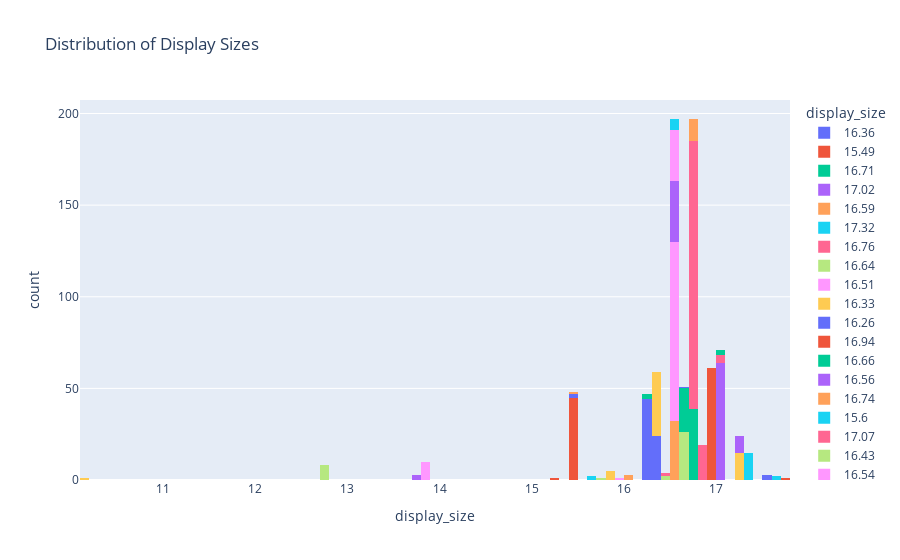

Notebook source saved alongside this figure:
### Markdown cell above
# Distribution of Display Sizes

### Code cell
fig = px.histogram(df, x='display_size', title='Distribution of Display Sizes',color= "display_size")
fig.show()

### Figure 1 — Plotly figure (JSON) as saved in the notebook; plotly's stock layout.template omitted (floating-point values rounded to 4 significant figures; data arrays with more than 128 entries replaced by an {"elided": "..."} marker saying what was removed)
{"data": [{"bingroup": "x", "hovertemplate": "display_size=%{x}<br>count=%{y}<extra></extra>", "legendgroup": "16.36", "marker": {"color": "#636efa", "pattern": {"shape": ""}}, "name": "16.36", "orientation": "v", "showlegend": true, "type": "histogram", "x": [16.36, 16.36, 16.36, 16.36, 16.36, 16.36, 16.36, 16.36, 16.36, 16.36, 16.36, 16.36, 16.36, 16.36, 16.36, 16.36, 16.36, 16.36, 16.36, 16.36, 16.36, 16.36, 16.36, 16.36], "xaxis": "x", "yaxis": "y"}, {"bingroup": "x", "hovertemplate": "display_size=%{x}<br>count=%{y}<extra></extra>", "legendgroup": "15.49", "marker": {"color": "#EF553B", "pattern": {"shape": ""}}, "name": "15.49", "orientation": "v", "showlegend": true, "type": "histogram", "x": [15.49, 15.49, 15.49, 15.49, 15.49, 15.49, 15.49, 15.49, 15.49, 15.49, 15.49, 15.49, 15.49, 15.49, 15.49, 15.49, 15.49, 15.49, 15.49, 15.49, 15.49, 15.49, 15.49, 15.49, 15.49, 15.49, 15.49, 15.49, 15.49, 15.49, 15.49, 15.49, 15.49, 15.49, 15.49, 15.49, 15.49, 15.49, 15.49, 15.49, 15.49, 15.49, 15.49, 15.49, 15.49], "xaxis": "x", "yaxis": "y"}, {"bingroup": "x", "hovertemplate": "display_size=%{x}<br>count=%{y}<extra></extra>", "legendgroup": "16.71", "marker": {"color": "#00cc96", "pattern": {"shape": ""}}, "name": "16.71", "orientation": "v", "showlegend": true, "type": "histogram", "x": [16.71, 16.71, 16.71, 16.71, 16.71, 16.71, 16.71, 16.71, 16.71, 16.71, 16.71, 16.71, 16.71, 16.71, 16.71, 16.71, 16.71, 16.71, 16.71, 16.71, 16.71, 16.71, 16.71, 16.71, 16.71, 16.71, 16.71, 16.71, 16.71, 16.71, 16.71, 16.71, 16.71, 16.71, 16.71, 16.71, 16.71, 16.71, 16.71], "xaxis": "x", "yaxis": "y"}, {"bingroup": "x", "hovertemplate": "display_size=%{x}<br>count=%{y}<extra></extra>", "legendgroup": "17.02", "marker": {"color": "#ab63fa", "pattern": {"shape": ""}}, "name": "17.02", "orientation": "v", "showlegend": true, "type": "histogram", "x": [17.02, 17.02, 17.02, 17.02, 17.02, 17.02, 17.02, 17.02, 17.02, 17.02, 17.02, 17.02, 17.02, 17.02, 17.02, 17.02, 17.02, 17.02, 17.02, 17.02, 17.02, 17.02, 17.02, 17.02, 17.02, 17.02, 17.02, 17.02, 17.02, 17.02, 17.02, 17.02, 17.02, 17.02, 17.02, 17.02, 17.02, 17.02, 17.02, 17.02, 17.02, 17.02, 17.02, 17.02, 17.02, 17.02, 17.02, 17.02, 17.02, 17.02, 17.02, 17.02, 17.02, 17.02, 17.02, 17.02, 17.02, 17.02, 17.02, 17.02, 17.02, 17.02, 17.02, 17.02], "xaxis": "x", "yaxis": "y"}, {"bingroup": "x", "hovertemplate": "display_size=%{x}<br>count=%{y}<extra></extra>", "legendgroup": "16.59", "marker": {"color": "#FFA15A", "pattern": {"shape": ""}}, "name": "16.59", "orientation": "v", "showlegend": true, "type": "histogram", "x": [16.59, 16.59, 16.59, 16.59, 16.59, 16.59, 16.59, 16.59, 16.59, 16.59, 16.59, 16.59, 16.59, 16.59, 16.59, 16.59, 16.59, 16.59, 16.59, 16.59, 16.59, 16.59, 16.59, 16.59, 16.59, 16.59, 16.59, 16.59, 16.59, 16.59, 16.59, 16.59], "xaxis": "x", "yaxis": "y"}, {"bingroup": "x", "hovertemplate": "display_size=%{x}<br>count=%{y}<extra></extra>", "legendgroup": "17.32", "marker": {"color": "#19d3f3", "pattern": {"shape": ""}}, "name": "17.32", "orientation": "v", "showlegend": true, "type": "histogram", "x": [17.32, 17.32, 17.32, 17.32, 17.32, 17.32, 17.32, 17.32, 17.32, 17.32, 17.32, 17.32, 17.32, 17.32, 17.32], "xaxis": "x", "yaxis": "y"}, {"bingroup": "x", "hovertemplate": "display_size=%{x}<br>count=%{y}<extra></extra>", "legendgroup": "16.76", "marker": {"color": "#FF6692", "pattern": {"shape": ""}}, "name": "16.76", "orientation": "v", "showlegend": true, "type": "histogram", "x": {"elided": "146 float values"}, "xaxis": "x", "yaxis": "y"}, {"bingroup": "x", "hovertemplate": "display_size=%{x}<br>count=%{y}<extra></extra>", "legendgroup": "16.64", "marker": {"color": "#B6E880", "pattern": {"shape": ""}}, "name": "16.64", "orientation": "v", "showlegend": true, "type": "histogram", "x": [16.64, 16.64, 16.64, 16.64, 16.64, 16.64, 16.64, 16.64, 16.64, 16.64, 16.64, 16.64, 16.64, 16.64, 16.64, 16.64, 16.64, 16.64, 16.64, 16.64, 16.64, 16.64, 16.64, 16.64, 16.64, 16.64], "xaxis": "x", "yaxis": "y"}, {"bingroup": "x", "hovertemplate": "display_size=%{x}<br>count=%{y}<extra></extra>", "legendgroup": "16.51", "marker": {"color": "#FF97FF", "pattern": {"shape": ""}}, "name": "16.51", "orientation": "v", "showlegend": true, "type": "histogram", "x": [16.51, 16.51, 16.51, 16.51, 16.51, 16.51, 16.51, 16.51, 16.51, 16.51, 16.51, 16.51, 16.51, 16.51, 16.51, 16.51, 16.51, 16.51, 16.51, 16.51, 16.51, 16.51, 16.51, 16.51, 16.51, 16.51, 16.51, 16.51, 16.51, 16.51, 16.51, 16.51, 16.51, 16.51, 16.51, 16.51, 16.51, 16.51, 16.51, 16.51, 16.51, 16.51, 16.51, 16.51, 16.51, 16.51, 16.51, 16.51, 16.51, 16.51, 16.51, 16.51, 16.51, 16.51, 16.51, 16.51, 16.51, 16.51, 16.51, 16.51, 16.51, 16.51, 16.51, 16.51, 16.51, 16.51, 16.51, 16.51, 16.51, 16.51, 16.51, 16.51, 16.51, 16.51, 16.51, 16.51, 16.51, 16.51, 16.51, 16.51, 16.51, 16.51, 16.51, 16.51, 16.51, 16.51, 16.51, 16.51, 16.51, 16.51, 16.51, 16.51, 16.51, 16.51, 16.51, 16.51, 16.51, 16.51], "xaxis": "x", "yaxis": "y"}, {"bingroup": "x", "hovertemplate": "display_size=%{x}<br>count=%{y}<extra></extra>", "legendgroup": "16.33", "marker": {"color": "#FECB52", "pattern": {"shape": ""}}, "name": "16.33", "orientation": "v", "showlegend": true, "type": "histogram", "x": [16.33, 16.33, 16.33, 16.33, 16.33, 16.33, 16.33, 16.33, 16.33, 16.33, 16.33, 16.33, 16.33, 16.33, 16.33, 16.33, 16.33, 16.33, 16.33, 16.33, 16.33, 16.33, 16.33, 16.33, 16.33, 16.33, 16.33, 16.33, 16.33, 16.33, 16.33, 16.33, 16.33, 16.33, 16.33], "xaxis": "x", "yaxis": "y"}, {"bingroup": "x", "hovertemplate": "display_size=%{x}<br>count=%{y}<extra></extra>", "legendgroup": "16.26", "marker": {"color": "#636efa", "pattern": {"shape": ""}}, "name": "16.26", "orientation": "v", "showlegend": true, "type": "histogram", "x": [16.26, 16.26, 16.26, 16.26, 16.26, 16.26, 16.26, 16.26, 16.26, 16.26, 16.26, 16.26, 16.26, 16.26, 16.26, 16.26, 16.26, 16.26, 16.26, 16.26, 16.26, 16.26, 16.26, 16.26, 16.26, 16.26, 16.26, 16.26, 16.26, 16.26, 16.26, 16.26, 16.26, 16.26, 16.26, 16.26, 16.26, 16.26, 16.26, 16.26, 16.26, 16.26, 16.26, 16.26], "xaxis": "x", "yaxis": "y"}, {"bingroup": "x", "hovertemplate": "display_size=%{x}<br>count=%{y}<extra></extra>", "legendgroup": "16.94", "marker": {"color": "#EF553B", "pattern": {"shape": ""}}, "name": "16.94", "orientation": "v", "showlegend": true, "type": "histogram", "x": [16.94, 16.94, 16.94, 16.94, 16.94, 16.94, 16.94, 16.94, 16.94, 16.94, 16.94, 16.94, 16.94, 16.94, 16.94, 16.94, 16.94, 16.94, 16.94, 16.94, 16.94, 16.94, 16.94, 16.94, 16.94, 16.94, 16.94, 16.94, 16.94, 16.94, 16.94, 16.94, 16.94, 16.94, 16.94, 16.94, 16.94, 16.94, 16.94, 16.94, 16.94, 16.94, 16.94, 16.94, 16.94, 16.94, 16.94, 16.94, 16.94, 16.94, 16.94, 16.94, 16.94, 16.94, 16.94, 16.94], "xaxis": "x", "yaxis": "y"}, {"bingroup": "x", "hovertemplate": "display_size=%{x}<br>count=%{y}<extra></extra>", "legendgroup": "16.66", "marker": {"color": "#00cc96", "pattern": {"shape": ""}}, "name": "16.66", "orientation": "v", "showlegend": true, "type": "histogram", "x": [16.66, 16.66, 16.66, 16.66, 16.66, 16.66, 16.66, 16.66, 16.66, 16.66, 16.66, 16.66, 16.66, 16.66, 16.66, 16.66, 16.66, 16.66, 16.66, 16.66, 16.66, 16.66, 16.66, 16.66], "xaxis": "x", "yaxis": "y"}, {"bingroup": "x", "hovertemplate": "display_size=%{x}<br>count=%{y}<extra></extra>", "legendgroup": "16.56", "marker": {"color": "#ab63fa", "pattern": {"shape": ""}}, "name": "16.56", "orientation": "v", "showlegend": true, "type": "histogram", "x": [16.56, 16.56, 16.56, 16.56, 16.56, 16.56, 16.56, 16.56, 16.56, 16.56, 16.56, 16.56, 16.56, 16.56, 16.56, 16.56, 16.56, 16.56, 16.56, 16.56, 16.56, 16.56, 16.56, 16.56, 16.56, 16.56, 16.56, 16.56, 16.56, 16.56, 16.56, 16.56, 16.56], "xaxis": "x", "yaxis": "y"}, {"bingroup": "x", "hovertemplate": "display_size=%{x}<br>count=%{y}<extra></extra>", "legendgroup": "16.74", "marker": {"color": "#FFA15A", "pattern": {"shape": ""}}, "name": "16.74", "orientation": "v", "showlegend": true, "type": "histogram", "x": [16.74, 16.74, 16.74, 16.74, 16.74, 16.74, 16.74, 16.74, 16.74, 16.74, 16.74, 16.74], "xaxis": "x", "yaxis": "y"}, {"bingroup": "x", "hovertemplate": "display_size=%{x}<br>count=%{y}<extra></extra>", "legendgroup": "15.6", "marker": {"color": "#19d3f3", "pattern": {"shape": ""}}, "name": "15.6", "orientation": "v", "showlegend": true, "type": "histogram", "x": [15.6, 15.6], "xaxis": "x", "yaxis": "y"}, {"bingroup": "x", "hovertemplate": "display_size=%{x}<br>count=%{y}<extra></extra>", "legendgroup": "17.07", "marker": {"color": "#FF6692", "pattern": {"shape": ""}}, "name": "17.07", "orientation": "v", "showlegend": true, "type": "histogram", "x": [17.07, 17.07, 17.07, 17.07], "xaxis": "x", "yaxis": "y"}, {"bingroup": "x", "hovertemplate": "display_size=%{x}<br>count=%{y}<extra></extra>", "legendgroup": "16.43", "marker": {"color": "#B6E880", "pattern": {"shape": ""}}, "name": "16.43", "orientation": "v", "showlegend": true, "type": "histogram", "x": [16.43, 16.43], "xaxis": "x", "yaxis": "y"}, {"bingroup": "x", "hovertemplate": "display_size=%{x}<br>count=%{y}<extra></extra>", "legendgroup": "16.54", "marker": {"color": "#FF97FF", "pattern": {"shape": ""}}, "name": "16.54", "orientation": "v", "showlegend": true, "type": "histogram", "x": [16.54, 16.54, 16.54, 16.54, 16.54, 16.54, 16.54, 16.54, 16.54, 16.54, 16.54, 16.54, 16.54, 16.54, 16.54, 16.54, 16.54, 16.54, 16.54, 16.54, 16.54, 16.54, 16.54, 16.54, 16.54, 16.54, 16.54, 16.54], "xaxis": "x", "yaxis": "y"}, {"bingroup": "x", "hovertemplate": "display_size=%{x}<br>count=%{y}<extra></extra>", "legendgroup": "17.22", "marker": {"color": "#FECB52", "pattern": {"shape": ""}}, "name": "17.22", "orientation": "v", "showlegend": true, "type": "histogram", "x": [17.22, 17.22, 17.22, 17.22, 17.22, 17.22, 17.22, 17.22, 17.22, 17.22, 17.22, 17.22, 17.22, 17.22, 17.22], "xaxis": "x", "yaxis": "y"}, {"bingroup": "x", "hovertemplate": "display_size=%{x}<br>count=%{y}<extra></extra>", "legendgroup": "17.53", "marker": {"color": "#636efa", "pattern": {"shape": ""}}, "name": "17.53", "orientation": "v", "showlegend": true, "type": "histogram", "x": [17.53, 17.53, 17.53], "xaxis": "x", "yaxis": "y"}, {"bingroup": "x", "hovertemplate": "display_size=%{x}<br>count=%{y}<extra></extra>", "legendgroup": "16.97", "marker": {"color": "#EF553B", "pattern": {"shape": ""}}, "name": "16.97", "orientation": "v", "showlegend": true, "type": "histogram", "x": [16.97, 16.97, 16.97, 16.97, 16.97], "xaxis": "x", "yaxis": "y"}, {"bingroup": "x", "hovertemplate": "display_size=%{x}<br>count=%{y}<extra></extra>", "legendgroup": "16.21", "marker": {"color": "#00cc96", "pattern": {"shape": ""}}, "name": "16.21", "orientation": "v", "showlegend": true, "type": "histogram", "x": [16.21, 16.21, 16.21], "xaxis": "x", "yaxis": "y"}, {"bingroup": "x", "hovertemplate": "display_size=%{x}<br>count=%{y}<extra></extra>", "legendgroup": "17.27", "marker": {"color": "#ab63fa", "pattern": {"shape": ""}}, "name": "17.27", "orientation": "v", "showlegend": true, "type": "histogram", "x": [17.27, 17.27, 17.27, 17.27, 17.27, 17.27, 17.27, 17.27, 17.27], "xaxis": "x", "yaxis": "y"}, {"bingroup": "x", "hovertemplate": "display_size=%{x}<br>count=%{y}<extra></extra>", "legendgroup": "16.0", "marker": {"color": "#FFA15A", "pattern": {"shape": ""}}, "name": "16.0", "orientation": "v", "showlegend": true, "type": "histogram", "x": [16.0, 16.0, 16.0], "xaxis": "x", "yaxis": "y"}, {"bingroup": "x", "hovertemplate": "display_size=%{x}<br>count=%{y}<extra></extra>", "legendgroup": "16.55", "marker": {"color": "#19d3f3", "pattern": {"shape": ""}}, "name": "16.55", "orientation": "v", "showlegend": true, "type": "histogram", "x": [16.55, 16.55, 16.55, 16.55, 16.55, 16.55], "xaxis": "x", "yaxis": "y"}, {"bingroup": "x", "hovertemplate": "display_size=%{x}<br>count=%{y}<extra></extra>", "legendgroup": "16.81", "marker": {"color": "#FF6692", "pattern": {"shape": ""}}, "name": "16.81", "orientation": "v", "showlegend": true, "type": "histogram", "x": [16.81, 16.81, 16.81, 16.81, 16.81, 16.81, 16.81, 16.81, 16.81, 16.81, 16.81, 16.81, 16.81, 16.81, 16.81, 16.81, 16.81, 16.81, 16.81], "xaxis": "x", "yaxis": "y"}, {"bingroup": "x", "hovertemplate": "display_size=%{x}<br>count=%{y}<extra></extra>", "legendgroup": "12.7", "marker": {"color": "#B6E880", "pattern": {"shape": ""}}, "name": "12.7", "orientation": "v", "showlegend": true, "type": "histogram", "x": [12.7, 12.7, 12.7, 12.7, 12.7, 12.7, 12.7, 12.7], "xaxis": "x", "yaxis": "y"}, {"bingroup": "x", "hovertemplate": "display_size=%{x}<br>count=%{y}<extra></extra>", "legendgroup": "13.84", "marker": {"color": "#FF97FF", "pattern": {"shape": ""}}, "name": "13.84", "orientation": "v", "showlegend": true, "type": "histogram", "x": [13.84, 13.84, 13.84, 13.84, 13.84, 13.84, 13.84, 13.84, 13.84, 13.84], "xaxis": "x", "yaxis": "y"}, {"bingroup": "x", "hovertemplate": "display_size=%{x}<br>count=%{y}<extra></extra>", "legendgroup": "15.8", "marker": {"color": "#FECB52", "pattern": {"shape": ""}}, "name": "15.8", "orientation": "v", "showlegend": true, "type": "histogram", "x": [15.8, 15.8, 15.8, 15.8, 15.8], "xaxis": "x", "yaxis": "y"}, {"bingroup": "x", "hovertemplate": "display_size=%{x}<br>count=%{y}<extra></extra>", "legendgroup": "15.46", "marker": {"color": "#636efa", "pattern": {"shape": ""}}, "name": "15.46", "orientation": "v", "showlegend": true, "type": "histogram", "x": [15.46, 15.46], "xaxis": "x", "yaxis": "y"}, {"bingroup": "x", "hovertemplate": "display_size=%{x}<br>count=%{y}<extra></extra>", "legendgroup": "17.78", "marker": {"color": "#EF553B", "pattern": {"shape": ""}}, "name": "17.78", "orientation": "v", "showlegend": true, "type": "histogram", "x": [17.78], "xaxis": "x", "yaxis": "y"}, {"bingroup": "x", "hovertemplate": "display_size=%{x}<br>count=%{y}<extra></extra>", "legendgroup": "17.09", "marker": {"color": "#00cc96", "pattern": {"shape": ""}}, "name": "17.09", "orientation": "v", "showlegend": true, "type": "histogram", "x": [17.09, 17.09, 17.09], "xaxis": "x", "yaxis": "y"}, {"bingroup": "x", "hovertemplate": "display_size=%{x}<br>count=%{y}<extra></extra>", "legendgroup": "13.72", "marker": {"color": "#ab63fa", "pattern": {"shape": ""}}, "name": "13.72", "orientation": "v", "showlegend": true, "type": "histogram", "x": [13.72, 13.72, 13.72], "xaxis": "x", "yaxis": "y"}, {"bingroup": "x", "hovertemplate": "display_size=%{x}<br>count=%{y}<extra></extra>", "legendgroup": "15.44", "marker": {"color": "#FFA15A", "pattern": {"shape": ""}}, "name": "15.44", "orientation": "v", "showlegend": true, "type": "histogram", "x": [15.44], "xaxis": "x", "yaxis": "y"}, {"bingroup": "x", "hovertemplate": "display_size=%{x}<br>count=%{y}<extra></extra>", "legendgroup": "17.65", "marker": {"color": "#19d3f3", "pattern": {"shape": ""}}, "name": "17.65", "orientation": "v", "showlegend": true, "type": "histogram", "x": [17.65, 17.65], "xaxis": "x", "yaxis": "y"}, {"bingroup": "x", "hovertemplate": "display_size=%{x}<br>count=%{y}<extra></extra>", "legendgroup": "16.48", "marker": {"color": "#FF6692", "pattern": {"shape": ""}}, "name": "16.48", "orientation": "v", "showlegend": true, "type": "histogram", "x": [16.48, 16.48], "xaxis": "x", "yaxis": "y"}, {"bingroup": "x", "hovertemplate": "display_size=%{x}<br>count=%{y}<extra></extra>", "legendgroup": "15.7", "marker": {"color": "#B6E880", "pattern": {"shape": ""}}, "name": "15.7", "orientation": "v", "showlegend": true, "type": "histogram", "x": [15.7], "xaxis": "x", "yaxis": "y"}, {"bingroup": "x", "hovertemplate": "display_size=%{x}<br>count=%{y}<extra></extra>", "legendgroup": "15.9", "marker": {"color": "#FF97FF", "pattern": {"shape": ""}}, "name": "15.9", "orientation": "v", "showlegend": true, "type": "histogram", "x": [15.9], "xaxis": "x", "yaxis": "y"}, {"bingroup": "x", "hovertemplate": "display_size=%{x}<br>count=%{y}<extra></extra>", "legendgroup": "10.16", "marker": {"color": "#FECB52", "pattern": {"shape": ""}}, "name": "10.16", "orientation": "v", "showlegend": true, "type": "histogram", "x": [10.16], "xaxis": "x", "yaxis": "y"}, {"bingroup": "x", "hovertemplate": "display_size=%{x}<br>count=%{y}<extra></extra>", "legendgroup": "16.69", "marker": {"color": "#636efa", "pattern": {"shape": ""}}, "name": "16.69", "orientation": "v", "showlegend": true, "type": "histogram", "x": [16.69], "xaxis": "x", "yaxis": "y"}, {"bingroup": "x", "hovertemplate": "display_size=%{x}<br>count=%{y}<extra></extra>", "legendgroup": "15.21", "marker": {"color": "#EF553B", "pattern": {"shape": ""}}, "name": "15.21", "orientation": "v", "showlegend": true, "type": "histogram", "x": [15.21], "xaxis": "x", "yaxis": "y"}], "layout": {"barmode": "relative", "legend": {"title": {"text": "display_size"}, "tracegroupgap": 0}, "title": {"text": "Distribution of Display Sizes"}, "xaxis": {"anchor": "y", "categoryarray": [16.36, 15.49, 16.71, 17.02, 16.59, 17.32, 16.76, 16.64, 16.51, 16.33, 16.26, 16.94, 16.66, 16.56, 16.74, 15.6, 17.07, 16.43, 16.54, 17.22, 17.53, 16.97, 16.21, 17.27, 16, 16.55, 16.81, 12.7, 13.84, 15.8, 15.46, 17.78, 17.09, 13.72, 15.44, 17.65, 16.48, 15.7, 15.9, 10.16, 16.69, 15.21], "categoryorder": "array", "domain": [0, 1], "title": {"text": "display_size"}}, "yaxis": {"anchor": "x", "domain": [0, 1], "title": {"text": "count"}}}}
